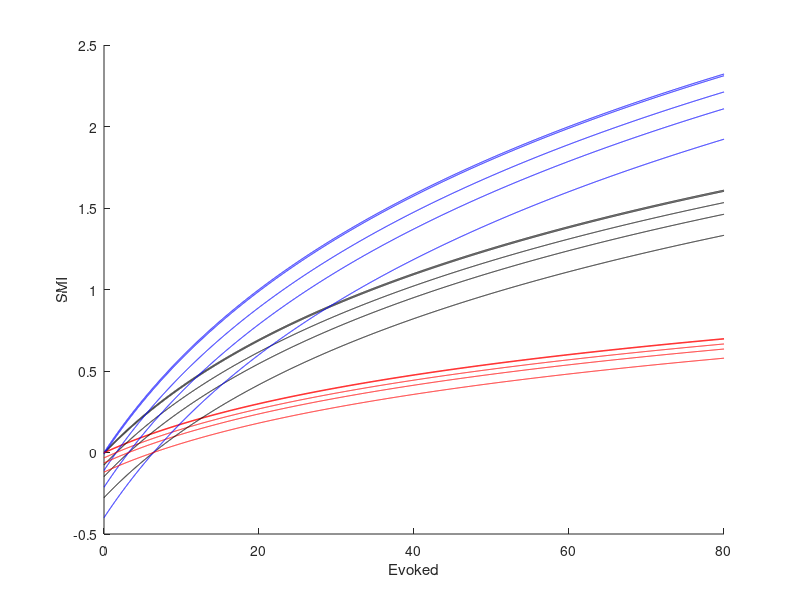

MATLAB code to generate this figure:


% figure;
% for x = 20%:4:40
%     surf(BG, E, squeeze(SMI(:,:,x)), 'Edgecolor', 'none'); xlabel('BG'); ylabel('E'); zlabel('SMI');
%     hold on
% end
% set(gca, 'xscale', 'log')


% for i = 1:length(C)
%     slope(:,i) = diff(log((E + C(i))./(C(i))));
% end
%
% for i = 1:length(C)
%     slope2(:,i) = diff(diff(log((E + C(i))./(C(i)))));
% end
%
% %% slope figures
% close all
% figure(1)
% hold on
% surf(C, E(1,2:end), slope, 'Edgecolor', 'none')
% xlabel('Constant'); ylabel('Evoked'); zlabel('slope');
% view(3)
%
% figure(2)
% hold on
% surf(C, E(1,3:end), slope2, 'Edgecolor', 'none')
% xlabel('Constant'); ylabel('Evoked'); zlabel('slope2');
% view(3)
%
% %% SMI figures
% colorcount = 0;
% colorline = {'b', 'g', 'r', 'k', 'y'};
% for i = [1 5 12 20 40]
%     colorcount = colorcount + 1;
%     for ii = [1 10 100 300 400]
%         figure(3)
%         plot(E, log((E+i)/(BG(ii)+i)), colorline{colorcount})
%         xlabel('Background'); ylabel('SMI');
%         hold on
%     end
% end
% set(gca, 'xscale', 'log')

%%
% Emax = 80;
% Estep = 5000;
% E = linspace(0, Emax, Estep);
% BG = linspace(0, Emax, Estep);
% C = [1, exp(1), 5, 10, 20];
%
%
% close all
% figure(4)
% colorcount = 0;
% colorline = {'b', 'g', 'r', 'k', 'y'};
%
% for i = C
%     colorcount = colorcount + 1;
%     for ii = [1 10 100 200 400]
%         SMI = log((E+i)./(BG(ii)+i));
%
%         subplot(5, 2, 1)
%         hold on
%         scatter(BG(ii), 0, 'k', 'filled')
%         plot(E, SMI, colorline{colorcount})
%         xlabel('Evoked'); ylabel('SMI')
%         %         set(gca, 'xscale', 'log')
%
%         subplot(5, 2, 2)
%         hold on
%         scatter(BG(ii), 0, 'k', 'filled')
%         plot(E, SMI, colorline{colorcount})
%         xlabel('Evoked'); ylabel('SMI')
%         set(gca, 'xscale', 'log')
%
%         subplot(5, 2, 3)
%         hold on
%         plot(E(:, 2:end), ...
%             diff(SMI)/(Emax/Estep), ...
%             colorline{colorcount})
%         xlabel('Evoked'); ylabel('Slope')
%         %         set(gca, 'xscale', 'log')
%
%         subplot(5, 2, 4)
%         hold on
%         plot(E(:, 2:end), ...
%             diff(SMI)/(Emax/Estep), ...
%             colorline{colorcount})
%         xlabel('Evoked'); ylabel('Slope')
%         set(gca, 'xscale', 'log')
%         set(gca, 'yscale', 'log')
%
%         subplot(5, 2, 5)
%         hold on
%         plot(E(:, 3:end), ...
%             diff(SMI,2)/(Emax/Estep), ...
%             colorline{colorcount}, 'linewidth', 6-colorcount)
%         xlabel('Evoked'); ylabel('Slope of slope')
%         %         set(gca, 'xscale', 'log')
%
%         subplot(5, 2, 6)
%         hold on
%         plot(E(:, 3:end), ...
%             diff(SMI,2)/(Emax/Estep), ...
%             colorline{colorcount}, 'linewidth', 6-colorcount)
%         xlabel('Evoked'); ylabel('Slope of slope')
%         set(gca, 'xscale', 'log')
%         set(gca, 'yscale', 'log')
%
%         subplot(5, 2, 7)
%         hold on
%         plot(E(:, 4:end), ...
%             diff(SMI,3)/(Emax/Estep), ...
%             colorline{colorcount}, 'linewidth', 6-colorcount)
%         xlabel('Evoked'); ylabel('Slope of slope of slope')
%         %         set(gca, 'xscale', 'log')
%
%         subplot(5, 2, 8)
%         hold on
%         plot(E(:, 4:end), ...
%             diff(SMI,3)/(Emax/Estep), ...
%             colorline{colorcount}, 'linewidth', 6-colorcount)
%         xlabel('Evoked'); ylabel('Slope of slope of slope')
%         set(gca, 'xscale', 'log')
%         set(gca, 'yscale', 'log')
%
%         subplot(5, 2, 9)
%         hold on
%         plot(E(:, 5:end), ...
%             diff(SMI,4)/(Emax/Estep), ...
%             colorline{colorcount}, 'linewidth', 6-colorcount)
%         xlabel('Evoked'); ylabel('Slope of slope of slope of slope')
%         %         set(gca, 'xscale', 'log')
%
%         subplot(5, 2, 10)
%         hold on
%         plot(E(:, 5:end), ...
%             diff(SMI,4)/(Emax/Estep), ...
%             colorline{colorcount}, 'linewidth', 6-colorcount)
%         xlabel('Evoked'); ylabel('Slope of slope of slope of slope')
%         set(gca, 'xscale', 'log')
%         set(gca, 'yscale', 'log')
%     end
% end

Emax = 80;
Estep = 5000;
E = linspace(0, Emax, Estep);
BG = linspace(0, Emax, Estep);
C = [1, exp(1), 5, 10, 20];


close all
figure(4)
colorcount = 0;
colorline = {'b', 'g', 'r', 'k', 'y'};

for i = 20
    colorcount = colorcount + 1;
    for ii = [1 10 100 200 400]
        SMI_e = log((E+i)./(BG(ii)+i));
        SMI_10 = log10((E+i)./(BG(ii)+i));
        SMI_2 = log2((E+i)./(BG(ii)+i));
        
        figure(1)
        hold on
        plot(E, SMI_e, 'k')
        plot(E, SMI_2, 'b')
        plot(E, SMI_10, 'r')
        xlabel('Evoked'); ylabel('SMI')
        %         set(gca, 'xscale', 'log')
        
    end
end
